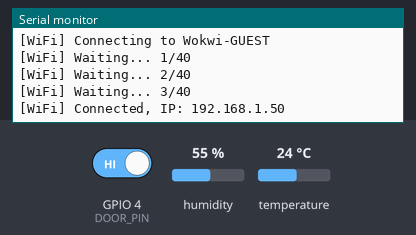
A sketch run on a simulated ESP32. On the bench: the last lines printed to the serial monitor. The inputs (shaded band) are chosen by the test bench; at power-on: GPIO 4 (DOOR_PIN) HIGH, humidity 55 %, temperature 24 °C. WiFi joins after 1.5 s; servers stay silent unless stated; uploads are accepted with an empty reply.

Above: at 2.9 s.
3.0 s: GPIO 4 (DOOR_PIN) driven LOW
At 5.18 s:
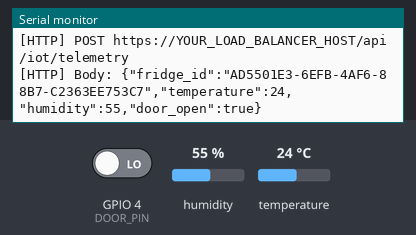
9.8 s: GPIO 4 (DOOR_PIN) driven HIGH
At 10.19 s:
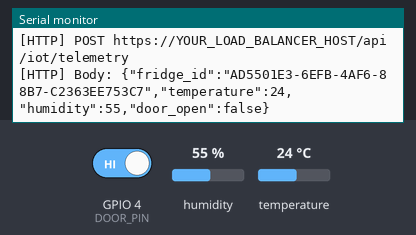
16.6 s: humidity set to 22 %
At 21.7 s:
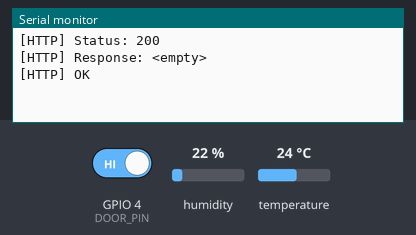
23.4 s: temperature set to 12 °C
At 25.19 s:
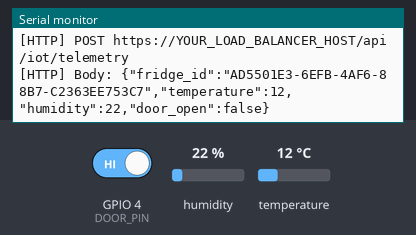
30.2 s: humidity set to 40 %
At 35.21 s:
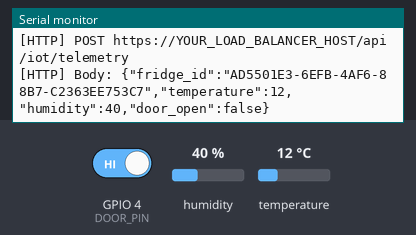
Timing chart, 0 to 36.7 s (numbered marks = the images above; inputs shaded):
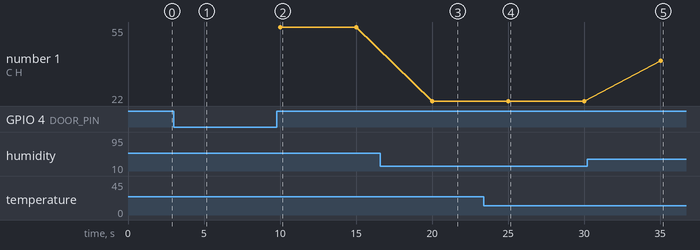

The sketch:

sketch.ino
```cpp
#include <WiFi.h>
#include <WiFiClient.h>
#include <WiFiClientSecure.h>
#include <HTTPClient.h>
#include <ArduinoJson.h>
#include <DHTesp.h>
#include <math.h>

static const int DHT_PIN = 15;
static const int DOOR_PIN = 4;
static const int SERIAL_BAUD = 115200;

static const char* WIFI_SSID = "Wokwi-GUEST";
static const char* WIFI_PASS = "";

static const char* BASE_URL = "https://YOUR_LOAD_BALANCER_HOST";
static const char* IOT_API_KEY = "PASTE_IOT_API_KEY_HERE";
static const char* TELEMETRY_PATH = "/api/iot/telemetry";

static const char* FRIDGE_ID = "AD5501E3-6EFB-4AF6-88B7-C2363EE753C7";

static const unsigned long SEND_INTERVAL_MS = 5000;
static const unsigned long WIFI_RETRY_DELAY_MS = 500;
static const int WIFI_MAX_ATTEMPTS = 40;
static const int HTTP_TIMEOUT_MS = 10000;
static const int HTTP_MAX_ATTEMPTS = 3;

struct TelemetryData {
  float temperature;
  float humidity;
  bool doorOpen;
};

DHTesp dht;
unsigned long lastSendMs = 0;
bool lastDoorOpen = false;

static float roundToOneDecimal(float value) {
  return roundf(value * 10.0f) / 10.0f;
}

static bool isValidDhtReading(float temperature, float humidity) {
  if (isnan(temperature) || isnan(humidity)) return false;
  if (temperature < -40.0f || temperature > 80.0f) return false;
  if (humidity < 0.0f || humidity > 100.0f) return false;
  return true;
}

static bool connectWiFi() {
  if (WiFi.status() == WL_CONNECTED) {
    return true;
  }

  Serial.print("[WiFi] Connecting to ");
  Serial.println(WIFI_SSID);

  WiFi.mode(WIFI_STA);
  WiFi.begin(WIFI_SSID, WIFI_PASS);

  for (int attempt = 1; attempt <= WIFI_MAX_ATTEMPTS; attempt++) {
    if (WiFi.status() == WL_CONNECTED) {
      Serial.print("[WiFi] Connected, IP: ");
      Serial.println(WiFi.localIP());
      return true;
    }

    Serial.print("[WiFi] Waiting... ");
    Serial.print(attempt);
    Serial.print("/");
    Serial.println(WIFI_MAX_ATTEMPTS);
    delay(WIFI_RETRY_DELAY_MS);
  }

  Serial.print("[ERROR] WiFi failed, status: ");
  Serial.println(WiFi.status());
  return false;
}

static bool readSensors(TelemetryData& data) {
  TempAndHumidity reading = dht.getTempAndHumidity();

  if (!isValidDhtReading(reading.temperature, reading.humidity)) {
    Serial.println("[ERROR] DHT22 returned invalid data, telemetry skipped");
    return false;
  }

  data.temperature = roundToOneDecimal(reading.temperature);
  data.humidity = roundToOneDecimal(reading.humidity);

  // With INPUT_PULLUP the active switch state is LOW.
  data.doorOpen = digitalRead(DOOR_PIN) == LOW;

  if (data.doorOpen != lastDoorOpen) {
    Serial.print("[Door] State changed: ");
    Serial.println(data.doorOpen ? "OPEN" : "CLOSED");
    lastDoorOpen = data.doorOpen;
  }

  Serial.print("[Sensor] T=");
  Serial.print(data.temperature, 1);
  Serial.print("C H=");
  Serial.print(data.humidity, 1);
  Serial.print("% Door=");
  Serial.println(data.doorOpen ? "OPEN" : "CLOSED");

  return true;
}

static String buildTelemetryBody(const TelemetryData& data) {
  StaticJsonDocument<256> doc;
  doc["fridge_id"] = FRIDGE_ID;
  doc["temperature"] = data.temperature;
  doc["humidity"] = data.humidity;
  doc["door_open"] = data.doorOpen;

  String body;
  serializeJson(doc, body);
  return body;
}

static int postTelemetryOnce(const String& url, const String& body) {
  WiFiClientSecure client;
  client.setInsecure();

  HTTPClient http;
  if (!http.begin(client, url)) {
    Serial.println("[ERROR] HTTP begin failed");
    return -1;
  }

  http.setTimeout(HTTP_TIMEOUT_MS);
  http.setFollowRedirects(HTTPC_STRICT_FOLLOW_REDIRECTS);
  http.addHeader("Content-Type", "application/json");
  http.addHeader("x-api-key", IOT_API_KEY);

  Serial.print("[HTTP] POST ");
  Serial.println(url);
  Serial.print("[HTTP] Body: ");
  Serial.println(body);

  int statusCode = http.POST(body);
  String responseBody = http.getString();

  Serial.print("[HTTP] Status: ");
  Serial.println(statusCode);
  Serial.print("[HTTP] Response: ");
  Serial.println(responseBody.length() > 0 ? responseBody : "<empty>");

  if (statusCode <= 0) {
    Serial.print("[ERROR] HTTP failed: ");
    Serial.println(http.errorToString(statusCode));
  }

  http.end();
  return statusCode;
}

static bool sendTelemetry(const TelemetryData& data) {
  if (!connectWiFi()) {
    Serial.println("[ERROR] Telemetry skipped: WiFi is offline");
    return false;
  }

  const String url = String(BASE_URL) + TELEMETRY_PATH;
  const String body = buildTelemetryBody(data);

  for (int attempt = 1; attempt <= HTTP_MAX_ATTEMPTS; attempt++) {
    Serial.print("[HTTP] Attempt ");
    Serial.print(attempt);
    Serial.print("/");
    Serial.println(HTTP_MAX_ATTEMPTS);

    int statusCode = postTelemetryOnce(url, body);

    if (statusCode >= 200 && statusCode < 300) {
      Serial.println("[HTTP] OK");
      return true;
    }

    Serial.println("[ERROR] Telemetry request was not successful");
    if (attempt < HTTP_MAX_ATTEMPTS) {
      delay(1000);
    }
  }

  Serial.println("[ERROR] Telemetry failed after retries");
  return false;
}

void setup() {
  Serial.begin(SERIAL_BAUD);
  delay(200);

  pinMode(DOOR_PIN, INPUT_PULLUP);
  dht.setup(DHT_PIN, DHTesp::DHT22);

  Serial.println("[System] FreshFridge ESP32 IoT client started");
  Serial.println("[System] DHT22 DATA=GPIO15, Door switch=GPIO4 INPUT_PULLUP");
  Serial.print("[System] Backend: ");
  Serial.println(BASE_URL);
  Serial.print("[System] Endpoint: ");
  Serial.println(TELEMETRY_PATH);

  connectWiFi();
}

void loop() {
  const unsigned long now = millis();
  if (now - lastSendMs < SEND_INTERVAL_MS) {
    delay(20);
    return;
  }
  lastSendMs = now;

  TelemetryData data;
  if (!readSensors(data)) {
    return;
  }

  sendTelemetry(data);
}
```

Measured:
- after the input at 3.0 s, the serial monitor: prints a new line after 2.0 s (image 1)
- after the input at 9.8 s, the serial monitor: prints a new line after 0.22 s (image 2)
- after the input at 16.6 s, the serial monitor: prints a new line after 3.4 s (image 3)
- after the input at 23.4 s, the serial monitor: prints a new line after 1.6 s (image 4)
- after the input at 30.2 s, the serial monitor: prints a new line after 4.8 s (image 5)
- plotted number 1: 55 → 22 after the input at 16.6 s, 22 → 40 after the input at 30.2 s
